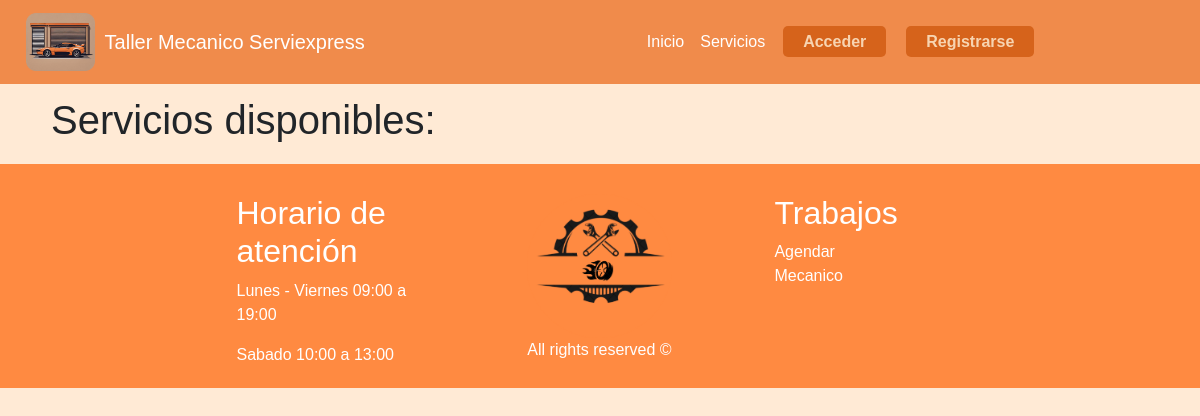
The app's page /servicios, older data.
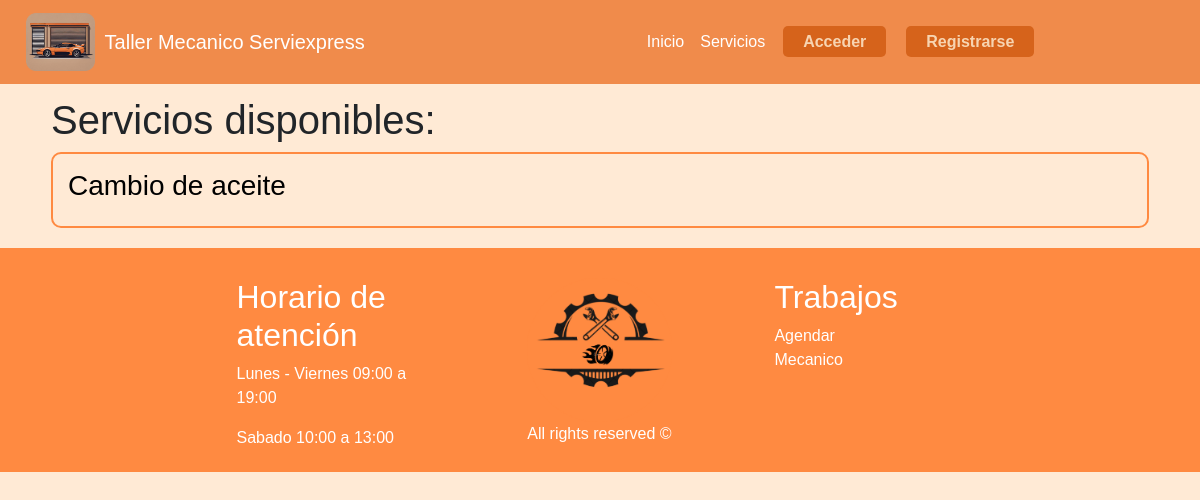
The same page, newer data.
### taller/models.py (models this page shows, shortened)
class Servicio(models.Model):
    id_serv = models.AutoField(primary_key=True)
    tipo_serv = models.CharField(max_length=50)
    desc_serv = models.TextField(max_length=400)
    costo_serv = models.IntegerField()

### taller/views.py (the view)
# urls.py: path('servicios', views.servicios, name='servicios'),
def servicios(request):
    servicios = Servicio.objects.all()
    cliente = Cliente.objects.filter(rut_cli=request.user.username).first()
    empleado = Empleado.objects.filter(rut_emp=request.user.username).first()
    rol = "Cliente" if cliente else "Empleado"
    return render(
        request,
        "servicios.html",
        {"servicios": servicios, "cliente": cliente, "empleado": empleado, "rol": rol},
    )

### taller/templates/servicios.html (shortened to what this page needs)
{% extends 'hnf.html' %}
{% load static %}
{% block content %}
<head>
  <link rel="stylesheet" href="{% static 'css/crud.css' %}" />
</head>
<div class="container">
  <h1> Servicios disponibles: </h1>
  <ul style="list-style: none;">
    {% for servicio in servicios %}
    <li id="listar">
      <a href="{% url 'update_servicio' servicio.id_serv %}">
        <h3>{{ servicio.tipo_serv }}</h3>
      </a>
    </li>
    {% endfor %}
  </ul>
</div>
{% endblock %}

Row changes from the older to the newer data that the page shows:
added Servicio: tipo_serv "Cambio de aceite"
